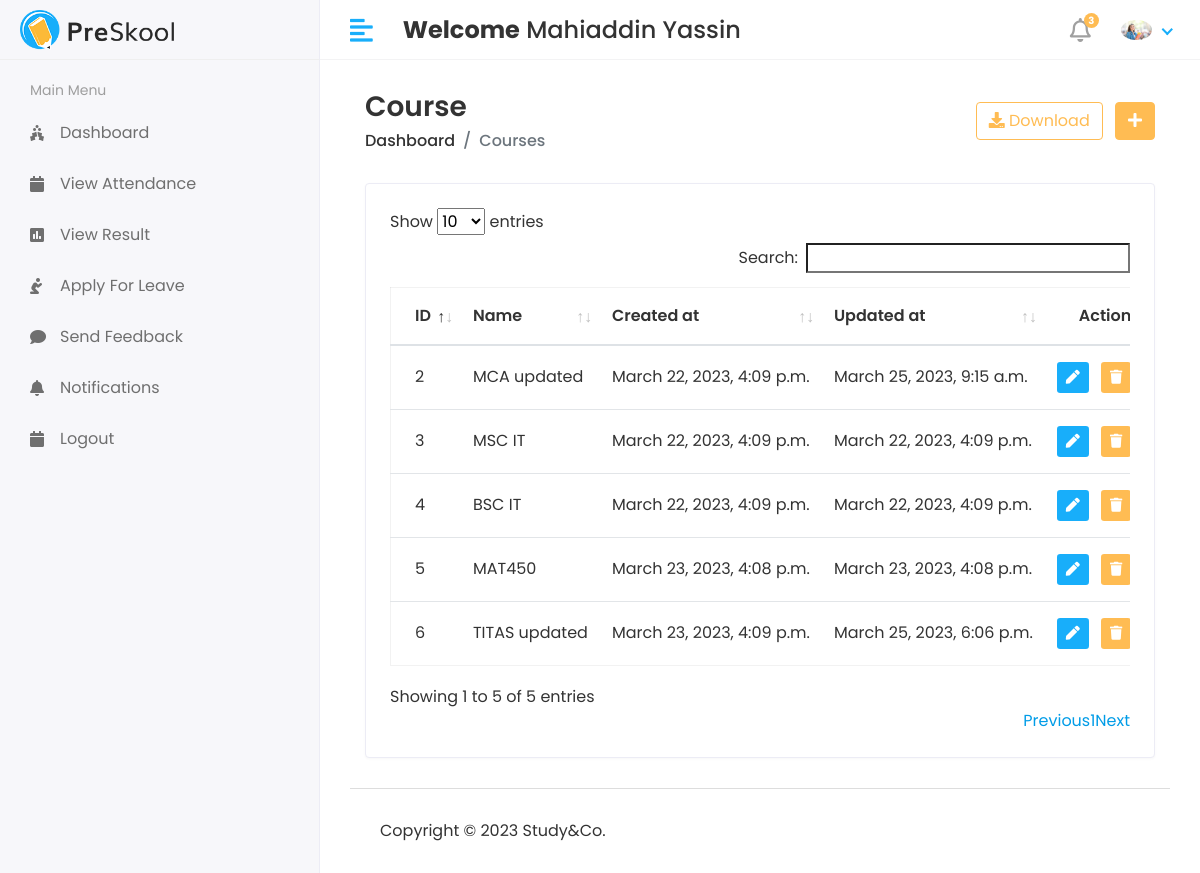
Screenshot of /Hod/Course/View (signed in) with the database file from the repository.
### StudyApp/models.py (models this page shows, shortened)
class CustomUser(AbstractUser):
    USER = (
        (1,'HOD'),
        (2,'STAFF'),
        (3,'STUDENT'),
    )
    user_type = models.CharField(choices=USER,max_length=50,default=1)
    profile_pic = models.ImageField(upload_to='media/profile_pic')

class Course(models.Model):
    name = models.CharField(max_length=100)
    created_at = models.DateTimeField(auto_now_add=True)
    updated_at = models.DateTimeField(auto_now=True)

### StudyGo/Hod_Views.py (the view)
# urls.py: path('Hod/Course/View',Hod_Views.VIEW_COURSE,name='view_course'),
@login_required(login_url='/')
def VIEW_COURSE(request):
    course = Course.objects.all()
    context = {
        'course':course,
    }
    return render(request,'Hod/view_course.html',context)

### templates/Hod/view_course.html (shortened to what this page needs)
{% extends 'base.html' %} {% block content %}
<div class="content container-fluid">
  <div class="page-header">
    <div class="row align-items-center">
      <div class="col">
        <h3 class="page-title">Course</h3>
        <ul class="breadcrumb">
          <li class="breadcrumb-item"><a href="index.html">Dashboard</a></li>
          <li class="breadcrumb-item active">Courses</li>
        </ul>
      </div>
      <div class="col-auto text-right float-right ml-auto">
        <a href="#" class="btn btn-outline-primary mr-2"
          ><i class="fas fa-download"></i> Download</a
        >
        <a href="{% url 'add_course' %}" class="btn btn-primary"
          ><i class="fas fa-plus"></i
        ></a>
      </div>
    </div>
  </div>
  <div class="row">
    <div class="col-sm-12">
      <div class="card card-table">
        <div class="card-body">
          <div class="table-responsive">
            <table id="table_id" class="table table-hover table-center mb-0">
              <thead>
                <tr>
                  <th>ID</th>
                  <th>Name</th>
                  <th>Created at</th>
                  <th>Updated at</th>
                  <th class="text-right">Action</th>
                </tr>
              </thead>
              <tbody>
                {% for i in course %}
                <tr>
                  <td>{{i.id}}</td>
                  <td>{{i.name}}</td>
                  <td>{{i.created_at}}</td>
                  <td>{{i.updated_at}}</td>
                  <td class="text-right">
                    <div class="actions">
                      <a
                        href="{% url 'edit_course' i.id %}"
                        class="btn btn-sm bg-success-light mr-2"
                      >
                        <i class="fas fa-pen"></i>
                      </a>
                      <a
                        href="{% url 'delete_course' i.id %}"
                        onclick="return confirm('Are you sure to delete?');"
                        class="btn btn-sm bg-danger-light"
                      >
                        <i class="fas fa-trash"></i>
                      </a>
                    </div>
                  </td>
                </tr>
                {% endfor %}
              </tbody>
            </table>
          </div>
        </div>
      </div>
    </div>
  </div>
</div>
{% endblock content %}

### templates/base.html (shortened to what this page needs)
{% load static %}
<!DOCTYPE html>
<html lang="en">
  <head>
    <link
      rel="stylesheet"
      href="{% static 'assets/plugins/bootstrap/css/bootstrap.min.css' %}"
    />
    <link
      rel="stylesheet"
      href="{% static 'assets/plugins/fontawesome/css/fontawesome.min.css' %}"
    />
    <link
      rel="stylesheet"
      href="{% static 'assets/plugins/fontawesome/css/all.min.css' %}"
    />
    <link rel="stylesheet" href="{% static 'assets/css/style.css' %}" />
    <link rel="stylesheet" href="{% static 'assets/plugins/datatables/datatables.min.css' %}">
  </head>
  <body>
    <div class="main-wrapper">
      {% include 'includes/header.html' %} {% include 'includes/sidebar.html' %}
      <div class="page-wrapper">
        <div class="content container-fluid">
         {% block content %}{% endblock content %}
          {% include 'includes/footer.html' %}
         </div>
    </div>
  </body>
</html>

### templates/includes/header.html (shortened to what this page needs)
{% load static %}
<div class="header">
  <div class="header-left">
    <a href="index.html" class="logo">
      <img src="{% static 'assets/img/logo.png' %}" alt="Logo" />
    </a>
  </div>
  <a href="javascript:void(0);" id="toggle_btn">
    <i class="fas fa-align-left"></i>
  </a>
  <div class="top-nav-search mt-3">
    <h4>
      <strong>Welcome</strong
      ><span> {{user.first_name}} {{user.last_name}} </span>
    </h4>
  </div>
  <ul class="nav user-menu">
    <li class="nav-item dropdown noti-dropdown">
      <a href="#" class="dropdown-toggle nav-link" data-toggle="dropdown">
        <i class="far fa-bell"></i>
        <span class="badge badge-pill">3</span>
      </a>
    </li>
    <li class="nav-item dropdown has-arrow">
      <a href="#" class="dropdown-toggle nav-link" data-toggle="dropdown">
        {% if user.profile_pic == "" %}
        <span class="user-img"
          ><img
            class="rounded-circle"
            src="{% static 'assets/img/noimg.jpg' %}"
            width="31"
            alt="Ryan Taylor"
        /></span>
        {% else %}
        <span class="user-img"
          ><img
            class="rounded-circle"
            src="/{{user.profile_pic}}"
            width="31"
            alt="Ryan Taylor"
        /></span>
        {% endif %}
      </a>
    </li>
  </ul>
</div>

### templates/includes/sidebar.html (shortened to what this page needs)
<div class="sidebar" id="sidebar">
  <div class="sidebar-inner slimscroll">
    <div id="sidebar-menu" class="sidebar-menu">
      {% if user.user_type == '1' %}
      <ul>
        <li class="menu-title">
          <span>Main Menu</span>
        </li>
        <li>
          <a href="{% url 'hod_home' %}"
            ><i class="fas fa-holly-berry"></i> <span>Dashboard</span></a
          >
        </li>
        <li class="submenu">
          <a href="#"
            ><i class="fas fa-user-graduate"></i> <span> Students</span>
            <span class="menu-arrow"></span
          ></a>
          <ul>
            <li><a href={% url 'add_student' %}>Add Student</a></li>
            <li><a href={% url 'view_student' %}>View Student</a></li>
          </ul>
        </li>
        <li class="submenu">
          <a href="#"
            ><i class="fas fa-chalkboard-teacher"></i> <span> Staff</span>
            <span class="menu-arrow"></span
          ></a>
          <ul>
            <li><a href="{% url 'add_staff' %}">Add Staff</a></li>
            <li><a href="{% url 'view_staff' %}">View Staff</a></li>
          </ul>
        </li>
        <li class="submenu">
          <a href="#"
            ><i class="fa fa-graduation-cap"></i> <span> Course</span>
            <span class="menu-arrow"></span
          ></a>
          <ul>
            <li><a href="{% url 'add_course' %}">Add Course</a></li>
            <li><a href="{% url 'view_course' %}">View Course</a></li>
          </ul>
        </li>
        <li class="submenu">
          <a href="#"
            ><i class="fas fa-book-reader"></i> <span> Subjects</span>
            <span class="menu-arrow"></span
          ></a>
          <ul>
            <li><a href="{% url 'add_subject' %}">Add Subject</a></li>
            <li><a href="{% url 'view_subject' %}">View Subject</a></li>
          </ul>
        </li>
        <li class="submenu">
          <a href="#"
            ><i class="fas fa-clock"></i> <span> Session</span>
            <span class="menu-arrow"></span
          ></a>
          <ul>
            <li><a href="{% url 'add_session' %}">Add Session</a></li>
            <li><a href="{% url 'view_session' %}">View Session</a></li>
          </ul>
        </li>
        <li>
          <a href="{% url 'staff_send_notification' %}"
            ><i class="fa fa-bell"></i> <span>Send Staff Notification</span></a
          >
        </li>
        <li>
          <a href="{% url 'student_send_notification' %}"
            ><i class="fa fa-bell"></i> <span>Send Student Notification</span></a
          >
        </li>
        <li>
          <a href="{% url 'view_attendance' %}"
            ><i class="fa fa-calendar"></i> <span>View Attendance</span></a
          >
        </li>
        <li>
          <a href="{% url 'staff_feedback_reply' %}"
            ><i class="fas fa-comments"></i> <span>Staff Feedback</span></a
          >
        </li>
        <li>
          <a href="{% url 'get_student_feedback' %}"
            ><i class="fas fa-comment"></i> <span>Student Feedback</span></a
          >
        </li>
        <li>
          <a href="{% url 'staff_leave_view' %}"
            ><i class="fas fa-envelope"></i> <span>Staff Leave</span></a
          >
        </li>
        <li>
          <a href="{% url 'student_leave_view' %}"
            ><i class="fas fa-holly-berry"></i> <span>Student Leave</span></a
          >
        </li>
        <li>
          <a href="{% url 'logout' %}"
            ><i class="fa fa-sign-out-alt"></i> <span>Logout</span></a
          >
        </li>
      </ul>
      {% else %}
      <ul>
        <li class="menu-title">
          <span>Main Menu</span>
        </li>
        <li>
          <a href="{% url 'student_home' %}"
            ><i class="fas fa-holly-berry"></i> <span>Dashboard</span></a
          >
        </li>
        <li class="">
          <a href="{% url 'student_view_attendance' %}"><i class="fa fa-calendar" aria-hidden="true"></i><span>View Attendance</span></a>
        </li>
        <li class="">
          <a href="{% url 'view_result' %}"><i class="fa fa-poll" aria-hidden="true"></i><span>View Result</span></a>
        </li>
        <li class="">
          <a href="{% url 'student_leave' %}"><i class="fa fa-pray" aria-hidden="true"></i><span>Apply For Leave</span></a>
        </li>
        <li class="">
          <a href="{% url 'student_feedback' %}"><i class="fa fa-comment" aria-hidden="true"></i><span>Send Feedback</span></a>
        </li>
        <li class="">
          <a href="{% url 'student_notification' %}"><i class="fa fa-bell" aria-hidden="true"></i><span>Notifications</span></a>
        </li>
        <li class="">
          <a href="{% url 'logout' %}"><i class="fa fa-calendar" aria-hidden="true"></i><span>Logout</span></a>
        </li>
      </ul>
      {% endif %}
    </div>
  </div>
</div>

### templates/includes/footer.html
<footer>
  <p>Copyright © 2023 Study&Co.</p>
</footer>

### rows the page displays
CustomUser: first_name "Mahiaddin", last_name "Yassin", profile_pic (picture)
Course: id "2", name "MCA updated", created_at "March 22, 2023, 4:09 p.m.", updated_at "March 25, 2023, 9:15 a.m."
Course: id "3", name "MSC IT", created_at "March 22, 2023, 4:09 p.m.", updated_at "March 22, 2023, 4:09 p.m."
Course: id "4", name "BSC IT", created_at "March 22, 2023, 4:09 p.m.", updated_at "March 22, 2023, 4:09 p.m."
Course: id "5", name "MAT450", created_at "March 23, 2023, 4:08 p.m.", updated_at "March 23, 2023, 4:08 p.m."
Course: id "6", name "TITAS updated", created_at "March 23, 2023, 4:09 p.m.", updated_at "March 25, 2023, 6:06 p.m."
